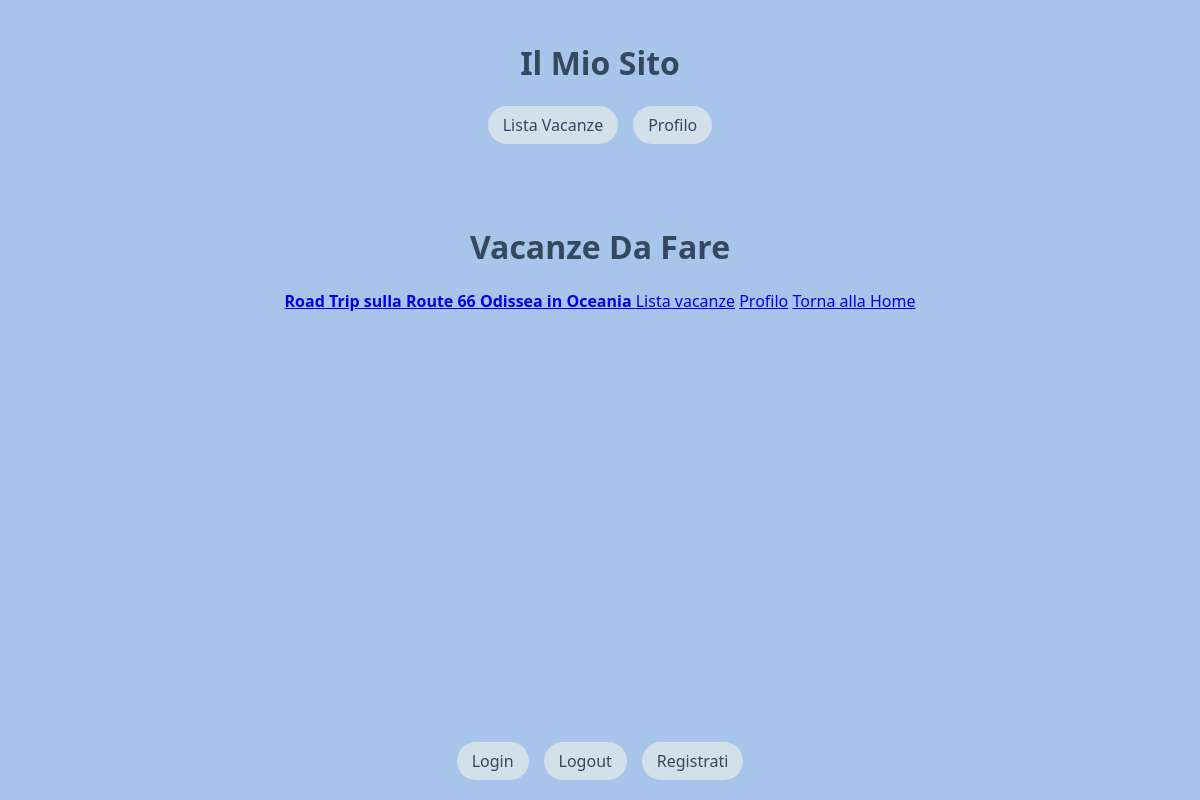
/vacation/todovacations (signed in), run on the app's committed database.
### vacation/models.py (models this page shows, shortened)
class Vacation(models.Model):
    SEASON_CHOICES = [
        ('Inverno', 'Inverno'),
        ('Primavera', 'Primavera'),
        ('Estate', 'Estate'),
        ('Autunno', 'Autunno'),
    ]
    TYPE_CHOICES = [
        ('Culturale', 'Culturale'),
        ('Relax', 'Relax'),
        ('Enogastronomico', 'Enogastronomico'),
        ('On The Road', 'On The Road'),
        ('Avventura', 'Avventura'),
    ]
    DURATION_CHOICES = [
        ('Weekend Lungo (2-4 Giorni)', 'Weekend Lungo (2-4 Giorni)'),
        ('1 Settimana', '1 Settimana'),
        ('2 Settimane', '2 Settimane'),
        ('3 settimane o più', '3 settimane o più')
    ]
    PRICE_CHOICES = [
        ('Viaggio Low Cost', 'Viaggio Low Cost'),
        ('Budget Medio', 'Budget Medio'),
        ('Viaggio di Lusso', 'Viaggio di Lusso'),
    ]
    CONTINENT_CHOICES = [
        ('Europa', 'Europa'),
        ('America del Nord', 'America del Nord'),
        ('America del Sud', 'America del Sud'),
        ('Africa', 'Africa'),
        ('Asia', 'Asia'),
        ('Oceania', 'Oceania'),
        ('Antartide', 'Antartide')
    ]
    titolo = models.CharField(max_length=200)
    luogo = models.CharField(max_length=200)
    continente = models.CharField(max_length=50, choices=CONTINENT_CHOICES)
    durata = models.CharField(max_length=50, choices=DURATION_CHOICES)
    prezzo = models.CharField(max_length=20, choices=PRICE_CHOICES)
    tipologia = models.CharField(max_length=50, choices=TYPE_CHOICES)
    periodo = models.CharField(max_length=20, choices=SEASON_CHOICES)
    descrizione = models.TextField()
    like = models.ManyToManyField(User, blank=True, null=True, related_name='like')

### vacation/views.py (the view, shortened to what this page needs)
# urls.py: path("todovacations", ToDoVacations.as_view(), name="todovacations"),
class ToDoVacations(views.LoginRequiredMixin, ListView):
    model = List
    template_name = "vacation/todovacations.html"
    context_object_name = "List"
    def get_queryset(self):
        return List.objects.filter(user=self.request.user).filter(name='Da Fare')

### vacation/templates/vacation/todovacations.html (shortened to what this page needs)
{% extends "base.html" %} {% load static %}
{% block content %}
  <h1>Vacanze Da Fare</h1>
  {% for l in List %}
    {% if l.vacations.count > 0 %}
       {% for vacation in l.vacations.all %}
         <a href="{% url 'vacation:detailvacation' vacation.pk %}"><b>  {{ vacation.titolo }} </b></a>
      {% endfor %}
    {% else %}
       <p>Non sono presenti elementi in questa lista</p>
    {% endif %}
  {% endfor %}
  <a href="{% url 'vacation:vacationlist' %}">Lista vacanze</a>
<a href="{% url 'vacation:myprofile' %}">Profilo</a>
  <a href="{% url 'homepage' %}">Torna alla Home</a>
{% endblock %}

### templates/base.html (style rules this page uses)
body { font-family: 'Segoe UI', Tahoma, Geneva, Verdana, sans-serif; margin: 0; padding: 0; display: flex; flex-direction: column; min-height: 100vh; background-color: #a7c5eb; color: #34495e; }

### data on the page
Vacation: titolo "Road Trip sulla Route 66"
Vacation: titolo "Odissea in Oceania"
